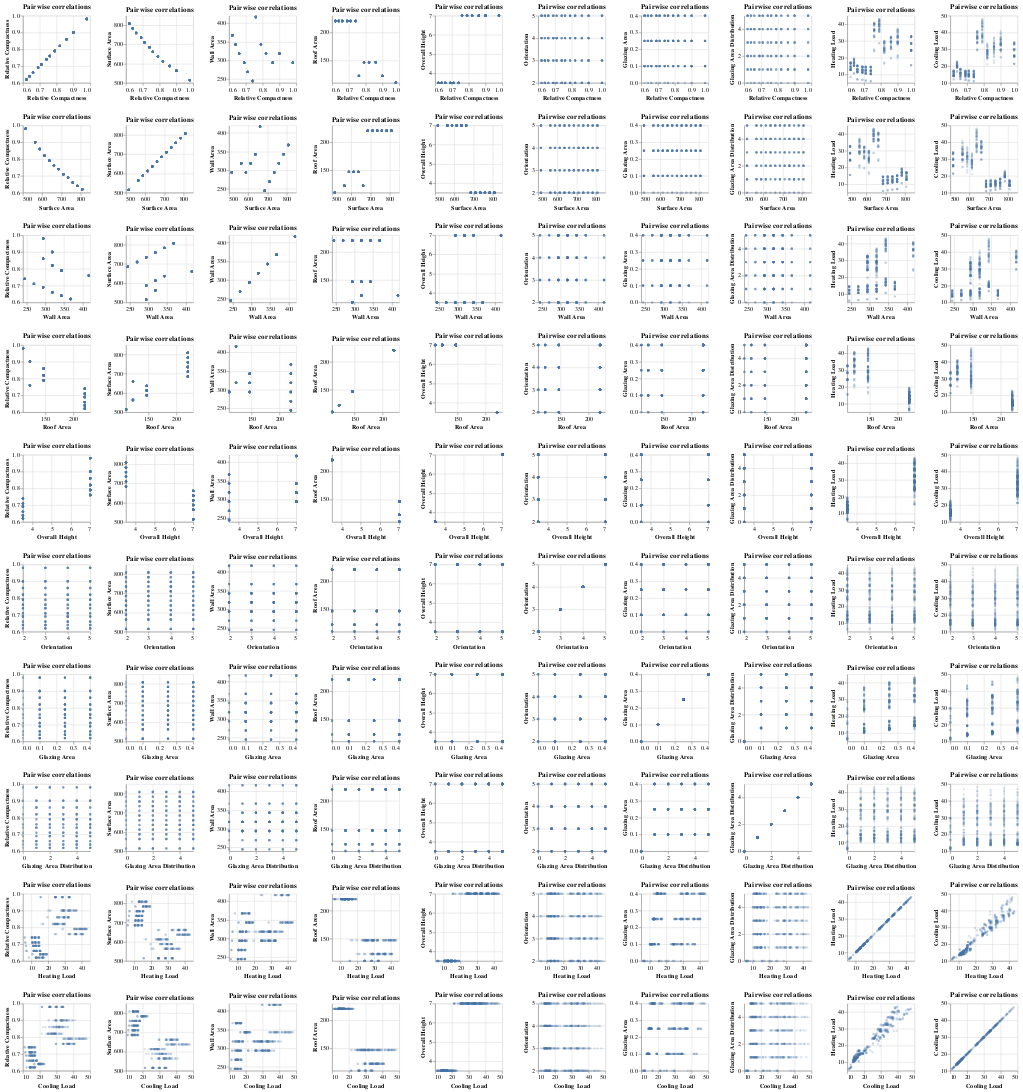

Source (notebook cell):
### Code cell
# pairwsie scatter plots

scatters = alt.Chart(train_df,
                    title = 'Pairwise correlations').mark_point(opacity = 0.2,
                                       size = 5).encode(
    alt.X (alt.repeat("row"),
           type = 'quantitative',
           scale = alt.Scale(zero = False)),
    alt.Y(alt.repeat("column"),
          type = 'quantitative',
          scale = alt.Scale(zero = False))
).properties(
    width = 120,
    height = 120
).repeat(
    column = column_list,
    row = column_list
)
# Show the plot
scatters

### Figure 1 — Vega-Lite specification as saved in the notebook (floating-point values rounded to 4 significant figures; data arrays with more than 128 entries replaced by an {"elided": "..."} marker saying what was removed)
{"config": {"view": {"continuousWidth": 400, "continuousHeight": 300}}, "repeat": {"column": ["Relative Compactness", "Surface Area", "Wall Area", "Roof Area", "Overall Height", "Orientation", "Glazing Area", "Glazing Area Distribution", "Heating Load", "Cooling Load"], "row": ["Relative Compactness", "Surface Area", "Wall Area", "Roof Area", "Overall Height", "Orientation", "Glazing Area", "Glazing Area Distribution", "Heating Load", "Cooling Load"]}, "spec": {"data": {"name": "data-6f853e7087029a474ca9fa67d7e519bb"}, "mark": {"type": "point", "opacity": 0.2, "size": 5}, "encoding": {"x": {"field": {"repeat": "row"}, "scale": {"zero": false}, "type": "quantitative"}, "y": {"field": {"repeat": "column"}, "scale": {"zero": false}, "type": "quantitative"}}, "height": 120, "title": "Pairwise correlations", "width": 120}, "$schema": "https://vega.github.io/schema/vega-lite/v4.17.0.json", "datasets": {"data-6f853e7087029a474ca9fa67d7e519bb": {"elided": "537 records"}}}
